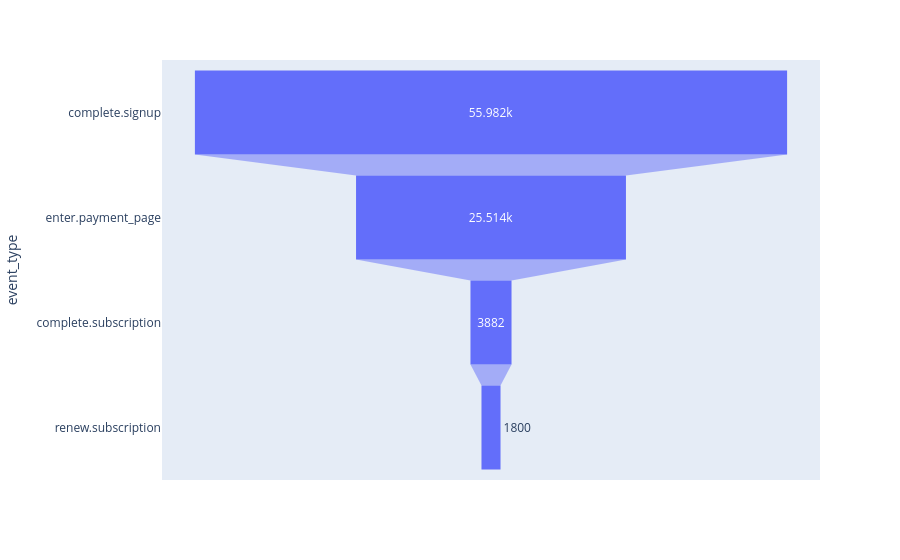

Write notebook code for a chart like this one.
### Markdown cell above
### 구독 유도 (회원가입 완료 -> 첫 구독 -> 갱신)

### Code cell
fig = px.funnel(event_counts_subs, x='event_count', y='event_type')
fig.show()

### Figure 1 — Plotly figure (JSON) as saved in the notebook; plotly's stock layout.template omitted (floating-point values rounded to 4 significant figures)
{"data": [{"hovertemplate": "event_count=%{x}<br>event_type=%{y}<extra></extra>", "legendgroup": "", "marker": {"color": "#636efa"}, "name": "", "orientation": "h", "showlegend": false, "type": "funnel", "x": [55982, 25514, 3882, 1800], "xaxis": "x", "y": ["complete.signup", "enter.payment_page", "complete.subscription", "renew.subscription"], "yaxis": "y"}], "layout": {"legend": {"tracegroupgap": 0}, "margin": {"t": 60}, "xaxis": {"anchor": "y", "domain": [0, 1], "title": {"text": "event_count"}}, "yaxis": {"anchor": "x", "domain": [0, 1], "title": {"text": "event_type"}}}}
